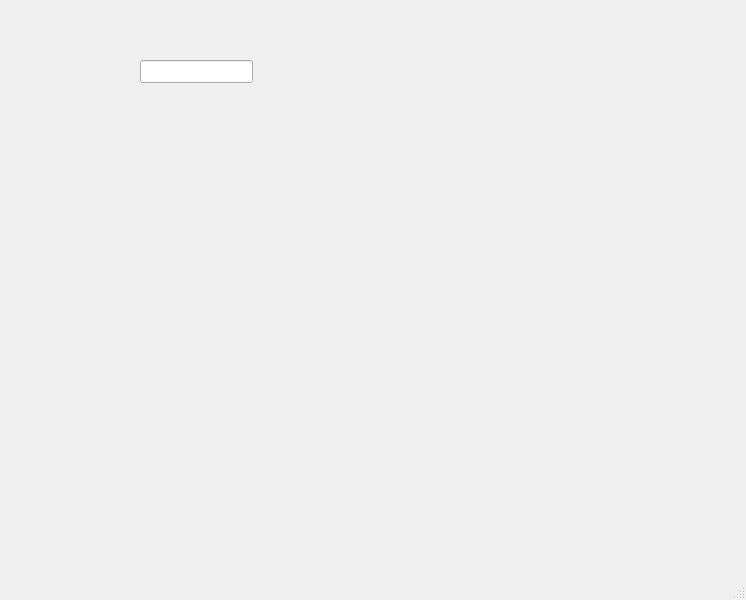
<?xml version="1.0" encoding="UTF-8"?>
<ui version="4.0">
 <class>MainWindow</class>
 <widget class="QMainWindow" name="MainWindow">
  <property name="geometry">
   <rect>
    <x>0</x>
    <y>0</y>
    <width>746</width>
    <height>600</height>
   </rect>
  </property>
  <property name="windowTitle">
   <string>MainWindow</string>
  </property>
  <widget class="QWidget" name="centralwidget">
   <widget class="QLineEdit" name="lineEdit">
    <property name="geometry">
     <rect>
      <x>140</x>
      <y>60</y>
      <width>113</width>
      <height>23</height>
     </rect>
    </property>
   </widget>
  </widget>
  <widget class="QMenuBar" name="menubar">
   <property name="geometry">
    <rect>
     <x>0</x>
     <y>0</y>
     <width>746</width>
     <height>21</height>
    </rect>
   </property>
  </widget>
  <widget class="QStatusBar" name="statusbar"/>
 </widget>
 <resources/>
 <connections/>
</ui>
